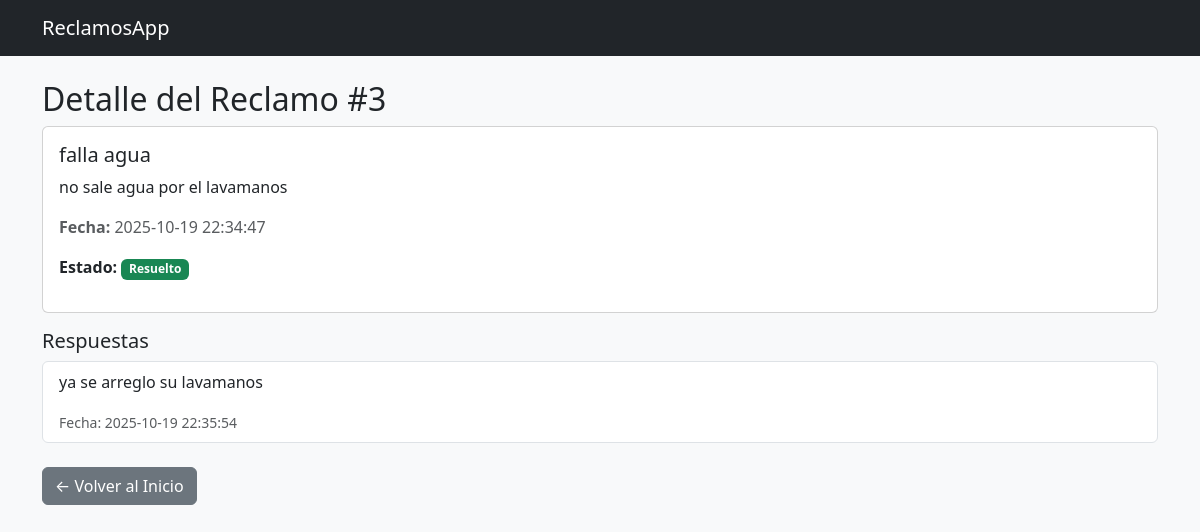
Screenshot of /reclamo/3 with the database file from the repository.
### tables this page shows
CREATE TABLE reclamos (
            id INTEGER PRIMARY KEY AUTOINCREMENT,
            id_usuario INTEGER NOT NULL,
            asunto TEXT NOT NULL,
            descripcion TEXT NOT NULL,
            fecha TEXT NOT NULL,
            estado TEXT CHECK(estado IN ('pendiente', 'resuelto')) DEFAULT 'pendiente',
            FOREIGN KEY(id_usuario) REFERENCES usuarios(id)
        );

CREATE TABLE respuestas (
            id INTEGER PRIMARY KEY AUTOINCREMENT,
            id_reclamo INTEGER NOT NULL,
            contenido TEXT NOT NULL,
            fecha_respuesta TEXT NOT NULL,
            FOREIGN KEY(id_reclamo) REFERENCES reclamos(id)
        );

### app.py (the view)
@app.route('/reclamo/<int:id>')
def reclamo_detalle(id):
    conn = get_db_connection()
    reclamo = conn.execute('SELECT * FROM reclamos WHERE id = ?', (id,)).fetchone()
    respuestas = conn.execute('SELECT * FROM respuestas WHERE id_reclamo = ?', (id,)).fetchall()
    conn.close()
    return render_template('detalle_reclamo.html', reclamo=reclamo, respuestas=respuestas)

### app.py (called while the page is built)
def get_db_connection():
    conn = sqlite3.connect('database.db')
    conn.row_factory = sqlite3.Row
    return conn

### templates/detalle_reclamo.html (shortened to what this page needs)
{% extends "base.html" %}
{% block content %}
<h2>Detalle del Reclamo #{{ reclamo.id }}</h2>
<div class="card mb-3">
    <div class="card-body">
        <h5 class="card-title">{{ reclamo.asunto }}</h5>
        <p class="card-text">{{ reclamo.descripcion }}</p>
        <p class="text-muted"><b>Fecha:</b> {{ reclamo.fecha }}</p>
        <p>
            <b>Estado:</b>
            {% if reclamo.estado == 'pendiente' %}
                <span class="badge bg-warning text-dark">Pendiente</span>
            {% else %}
                <span class="badge bg-success">Resuelto</span>
            {% endif %}
        </p>
    </div>
</div>
<h5>Respuestas</h5>
{% if respuestas %}
    <ul class="list-group mb-3">
    {% for r in respuestas %}
        <li class="list-group-item">
            <p>{{ r.contenido }}</p>
            <small class="text-muted">Fecha: {{ r.fecha_respuesta }}</small>
        </li>
    {% endfor %}
    </ul>
{% else %}
    <div class="alert alert-secondary">No hay respuestas todavía.</div>
{% endif %}
<div class="mt-4">
    <a href="{{ url_for('index') }}" class="btn btn-secondary">← Volver al Inicio</a>
</div>
{% endblock %}

### rows the page displays
reclamos: id "3", asunto "falla agua", descripcion "no sale agua por el lavamanos", fecha "2025-10-19 22:34:47"
respuestas: contenido "ya se arreglo su lavamanos", fecha_respuesta "2025-10-19 22:35:54"
